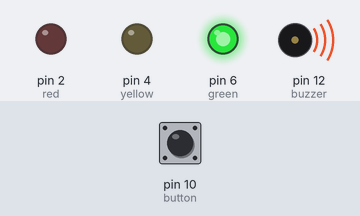
A sketch run on a simulated Arduino Uno, built with avr-gcc and run on an emulated ATmega328P. Shown: output pins drawn as LEDs (lit = HIGH), buzzer (waves = sounding). The inputs (shaded band) are chosen by the test bench; at power-on: pin 10 (button) HIGH.

Above: at 0.17 s.
At 2.1 s:
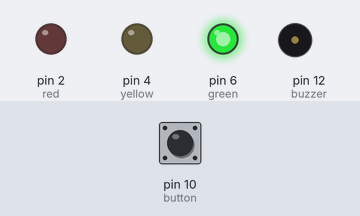
At 5.2 s:
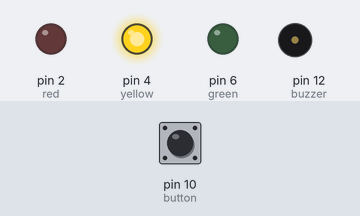
At 7.7 s:
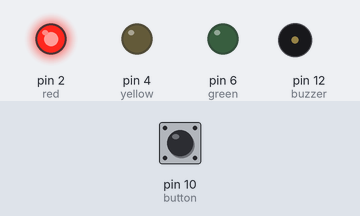
Timing chart, 0 to 11.7 s (numbered marks = the images above):
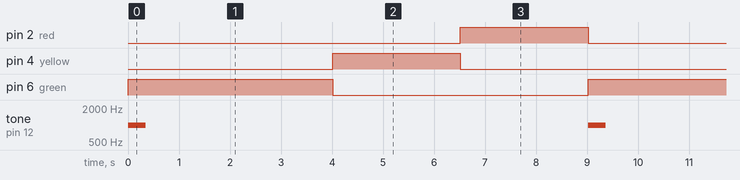

The sketch:

traffic_light_button_buzzer.ino
```cpp
// program and comments written by https://github.com/maroulakion

// TRAFFIC LIGHT WITH BUTTON TO SPEED UP GREEN LIGHT AND BUZZER WHEN TURNED ON
// Hardware needed: Arduino microcontroller (eg. Arduino UNO R3)
//                  Breadboard
//                  Resistors (of 330 Ω)
//                  Jumper wires
//                  3 LEDs (color Red, Yellow, Green)
//                  Button
//                  Buzzer


//LEDs
const int red = 2;
const int yellow = 4;
const int green = 6;
//Sensors and Actuators
const int button = 10;
const int buzzer = 12;
//Program consts
const int inc = 2;
const int speedup = 1500;
const int duration = 4000;
static int counter = 0;

void turn_on_light(int on, int off1, int off2);
void ring_buzzer();

void setup() {
  // put your setup code here, to run once:
  pinMode(red, OUTPUT);
  pinMode(yellow, OUTPUT);
  pinMode(green, OUTPUT);
  pinMode(button, INPUT);
  pinMode(buzzer, OUTPUT);
}

void loop() {
  // WHILE keeping aware of someone pushing the speed-up button...
  turn_on_light(green, yellow, red);    // turn green ON, and turn OFF the others
  turn_on_light(yellow, green, red);    // turn yellow ON, and turn OFF the others
  turn_on_light(red, yellow, green);    // turn red ON, and turn OFF the others
}

void turn_on_light(int on, int off1, int off2)
{
  counter = 0;
  // 1st parameter is the LED that is ON and the others are OFF each time
  digitalWrite(on, HIGH);
  digitalWrite(off1, LOW);
  digitalWrite(off2, LOW);

  // ring buzzer on green light
  // NOTE: if speed-up button pressed on green, ignore
  //       -> counter variable increased inside ring_buzzer()
  if ( on == green )   ring_buzzer();

  // count how long this color needs to be on
  while (counter<duration) {
    if (digitalRead(button)==0){
      // NO button pushed
      counter = counter + inc;
      delay(inc);
    }
    else if ( on != green )
      //button pushed on a NON - green light
      //speed up timer for the current light
      //in order to make green shine faster
      if ( counter + speedup > duration )
          counter = duration + inc;
      else {
          counter = counter + speedup;
          delay( duration - counter );
          counter = duration + inc;
      }

   else {
      // button pushed while green light is on
      // ignore it, do as the button was never pushed
      // (same instructions)
      counter = counter + inc;
      delay(inc);
    }

  }

}

void ring_buzzer() {
  int buzzer_duration = 350;
  tone (buzzer, 1000);
  delay ( buzzer_duration );
  noTone (buzzer);
  counter = counter + buzzer_duration;
}
```

Measured:
- by itself, pin 2 (red), pin 4 (yellow): alternates HIGH for 2.5 s and LOW for 6.5 s
- by itself, pin 6 (green): alternates HIGH for 4.0 s and LOW for 5.0 s
- by itself, tone on pin 12 (buzzer): alternates 1000 Hz for 0.35 s and silent for 8.7 s
